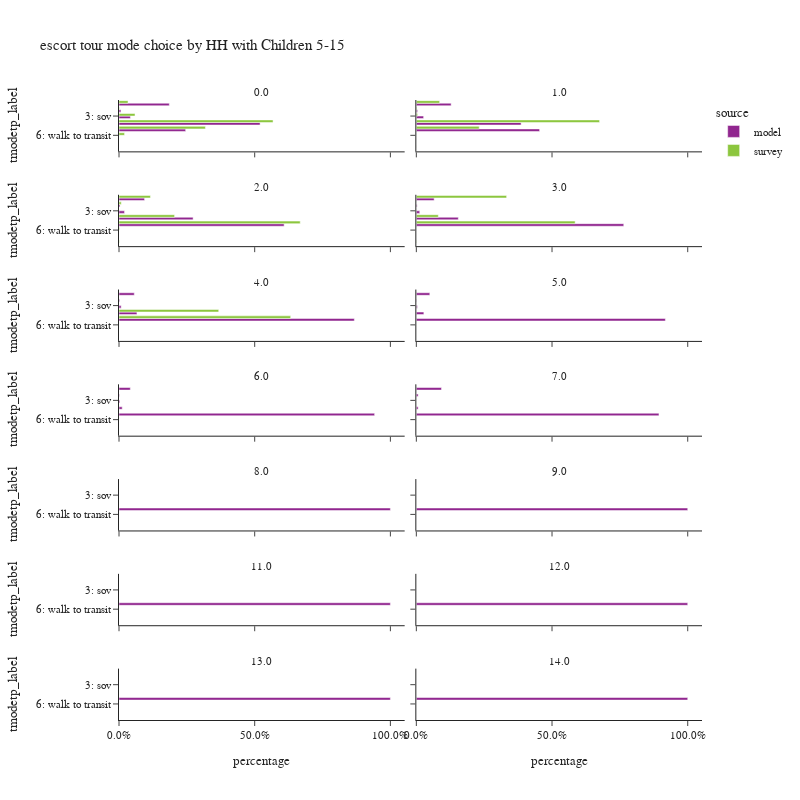

The notebook cell this image was saved under:
### Code cell
plot_mode_choice(es_tour,
                 "hh515",
                 {
                  "tmodetp_label":["1: walk","2: bike","3: sov","4: hov 2","5: hov 3+","6: walk to transit",
                                   "7: park-and-ride","8: school bus","9: other–survey only"]},
                 "HH with Children 5-15",2,800)

### Figure 1 — Plotly figure (JSON) as saved in the notebook; plotly's stock layout.template omitted (floating-point values rounded to 4 significant figures)
{"data": [{"alignmentgroup": "True", "customdata": [[75027], [2873], [17029], [210447], [99432]], "hovertemplate": "source=model<br>hh515=0.0<br>percentage=%{x}<br>tmodetp_label=%{y}<br>sample count=%{customdata[0]}<extra></extra>", "legendgroup": "model", "marker": {"color": "#91268F", "pattern": {"shape": ""}}, "name": "model", "offsetgroup": "model", "orientation": "h", "showlegend": true, "textposition": "auto", "type": "bar", "x": [0.1853, 0.007097, 0.04207, 0.5199, 0.2456], "xaxis": "x13", "y": ["1: walk", "2: bike", "3: sov", "4: hov 2", "5: hov 3+"], "yaxis": "y13"}, {"alignmentgroup": "True", "customdata": [[28543], [1040], [5969], [85919], [101096]], "hovertemplate": "source=model<br>hh515=1.0<br>percentage=%{x}<br>tmodetp_label=%{y}<br>sample count=%{customdata[0]}<extra></extra>", "legendgroup": "model", "marker": {"color": "#91268F", "pattern": {"shape": ""}}, "name": "model", "offsetgroup": "model", "orientation": "h", "showlegend": false, "textposition": "auto", "type": "bar", "x": [0.1282, 0.004673, 0.02682, 0.386, 0.4542], "xaxis": "x14", "y": ["1: walk", "2: bike", "3: sov", "4: hov 2", "5: hov 3+"], "yaxis": "y14"}, {"alignmentgroup": "True", "customdata": [[13063], [530], [2825], [37840], [84328]], "hovertemplate": "source=model<br>hh515=2.0<br>percentage=%{x}<br>tmodetp_label=%{y}<br>sample count=%{customdata[0]}<extra></extra>", "legendgroup": "model", "marker": {"color": "#91268F", "pattern": {"shape": ""}}, "name": "model", "offsetgroup": "model", "orientation": "h", "showlegend": false, "textposition": "auto", "type": "bar", "x": [0.09426, 0.003824, 0.02038, 0.273, 0.6085], "xaxis": "x11", "y": ["1: walk", "2: bike", "3: sov", "4: hov 2", "5: hov 3+"], "yaxis": "y11"}, {"alignmentgroup": "True", "customdata": [[2366], [102], [453], [5571], [27535]], "hovertemplate": "source=model<br>hh515=3.0<br>percentage=%{x}<br>tmodetp_label=%{y}<br>sample count=%{customdata[0]}<extra></extra>", "legendgroup": "model", "marker": {"color": "#91268F", "pattern": {"shape": ""}}, "name": "model", "offsetgroup": "model", "orientation": "h", "showlegend": false, "textposition": "auto", "type": "bar", "x": [0.06567, 0.002831, 0.01257, 0.1546, 0.7643], "xaxis": "x12", "y": ["1: walk", "2: bike", "3: sov", "4: hov 2", "5: hov 3+"], "yaxis": "y12"}, {"alignmentgroup": "True", "customdata": [[560], [25], [79], [657], [8624]], "hovertemplate": "source=model<br>hh515=4.0<br>percentage=%{x}<br>tmodetp_label=%{y}<br>sample count=%{customdata[0]}<extra></extra>", "legendgroup": "model", "marker": {"color": "#91268F", "pattern": {"shape": ""}}, "name": "model", "offsetgroup": "model", "orientation": "h", "showlegend": false, "textposition": "auto", "type": "bar", "x": [0.05631, 0.002514, 0.007944, 0.06606, 0.8672], "xaxis": "x9", "y": ["1: walk", "2: bike", "3: sov", "4: hov 2", "5: hov 3+"], "yaxis": "y9"}, {"alignmentgroup": "True", "customdata": [[129], [3], [10], [72], [2384]], "hovertemplate": "source=model<br>hh515=5.0<br>percentage=%{x}<br>tmodetp_label=%{y}<br>sample count=%{customdata[0]}<extra></extra>", "legendgroup": "model", "marker": {"color": "#91268F", "pattern": {"shape": ""}}, "name": "model", "offsetgroup": "model", "orientation": "h", "showlegend": false, "textposition": "auto", "type": "bar", "x": [0.04965, 0.001155, 0.003849, 0.02771, 0.9176], "xaxis": "x10", "y": ["1: walk", "2: bike", "3: sov", "4: hov 2", "5: hov 3+"], "yaxis": "y10"}, {"alignmentgroup": "True", "customdata": [[81], [3], [6], [23], [1831]], "hovertemplate": "source=model<br>hh515=6.0<br>percentage=%{x}<br>tmodetp_label=%{y}<br>sample count=%{customdata[0]}<extra></extra>", "legendgroup": "model", "marker": {"color": "#91268F", "pattern": {"shape": ""}}, "name": "model", "offsetgroup": "model", "orientation": "h", "showlegend": false, "textposition": "auto", "type": "bar", "x": [0.04167, 0.001543, 0.003086, 0.01183, 0.9419], "xaxis": "x7", "y": ["1: walk", "2: bike", "3: sov", "4: hov 2", "5: hov 3+"], "yaxis": "y7"}, {"alignmentgroup": "True", "customdata": [[14], [1], [1], [135]], "hovertemplate": "source=model<br>hh515=7.0<br>percentage=%{x}<br>tmodetp_label=%{y}<br>sample count=%{customdata[0]}<extra></extra>", "legendgroup": "model", "marker": {"color": "#91268F", "pattern": {"shape": ""}}, "name": "model", "offsetgroup": "model", "orientation": "h", "showlegend": false, "textposition": "auto", "type": "bar", "x": [0.09272, 0.006623, 0.006623, 0.894], "xaxis": "x8", "y": ["1: walk", "2: bike", "4: hov 2", "5: hov 3+"], "yaxis": "y8"}, {"alignmentgroup": "True", "customdata": [[6]], "hovertemplate": "source=model<br>hh515=8.0<br>percentage=%{x}<br>tmodetp_label=%{y}<br>sample count=%{customdata[0]}<extra></extra>", "legendgroup": "model", "marker": {"color": "#91268F", "pattern": {"shape": ""}}, "name": "model", "offsetgroup": "model", "orientation": "h", "showlegend": false, "textposition": "auto", "type": "bar", "x": [1.0], "xaxis": "x5", "y": ["5: hov 3+"], "yaxis": "y5"}, {"alignmentgroup": "True", "customdata": [[2]], "hovertemplate": "source=model<br>hh515=9.0<br>percentage=%{x}<br>tmodetp_label=%{y}<br>sample count=%{customdata[0]}<extra></extra>", "legendgroup": "model", "marker": {"color": "#91268F", "pattern": {"shape": ""}}, "name": "model", "offsetgroup": "model", "orientation": "h", "showlegend": false, "textposition": "auto", "type": "bar", "x": [1.0], "xaxis": "x6", "y": ["5: hov 3+"], "yaxis": "y6"}, {"alignmentgroup": "True", "customdata": [[13]], "hovertemplate": "source=model<br>hh515=11.0<br>percentage=%{x}<br>tmodetp_label=%{y}<br>sample count=%{customdata[0]}<extra></extra>", "legendgroup": "model", "marker": {"color": "#91268F", "pattern": {"shape": ""}}, "name": "model", "offsetgroup": "model", "orientation": "h", "showlegend": false, "textposition": "auto", "type": "bar", "x": [1.0], "xaxis": "x3", "y": ["5: hov 3+"], "yaxis": "y3"}, {"alignmentgroup": "True", "customdata": [[9]], "hovertemplate": "source=model<br>hh515=12.0<br>percentage=%{x}<br>tmodetp_label=%{y}<br>sample count=%{customdata[0]}<extra></extra>", "legendgroup": "model", "marker": {"color": "#91268F", "pattern": {"shape": ""}}, "name": "model", "offsetgroup": "model", "orientation": "h", "showlegend": false, "textposition": "auto", "type": "bar", "x": [1.0], "xaxis": "x4", "y": ["5: hov 3+"], "yaxis": "y4"}, {"alignmentgroup": "True", "customdata": [[6]], "hovertemplate": "source=model<br>hh515=13.0<br>percentage=%{x}<br>tmodetp_label=%{y}<br>sample count=%{customdata[0]}<extra></extra>", "legendgroup": "model", "marker": {"color": "#91268F", "pattern": {"shape": ""}}, "name": "model", "offsetgroup": "model", "orientation": "h", "showlegend": false, "textposition": "auto", "type": "bar", "x": [1.0], "xaxis": "x", "y": ["5: hov 3+"], "yaxis": "y"}, {"alignmentgroup": "True", "customdata": [[10]], "hovertemplate": "source=model<br>hh515=14.0<br>percentage=%{x}<br>tmodetp_label=%{y}<br>sample count=%{customdata[0]}<extra></extra>", "legendgroup": "model", "marker": {"color": "#91268F", "pattern": {"shape": ""}}, "name": "model", "offsetgroup": "model", "orientation": "h", "showlegend": false, "textposition": "auto", "type": "bar", "x": [1.0], "xaxis": "x2", "y": ["5: hov 3+"], "yaxis": "y2"}, {"alignmentgroup": "True", "customdata": [[19], [6], [27], [163], [59], [6]], "hovertemplate": "source=survey<br>hh515=0.0<br>percentage=%{x}<br>tmodetp_label=%{y}<br>sample count=%{customdata[0]}<extra></extra>", "legendgroup": "survey", "marker": {"color": "#8CC63E", "pattern": {"shape": ""}}, "name": "survey", "offsetgroup": "survey", "orientation": "h", "showlegend": true, "textposition": "auto", "type": "bar", "x": [0.03323, 0.00129, 0.05902, 0.5677, 0.3183, 0.02044], "xaxis": "x13", "y": ["1: walk", "2: bike", "3: sov", "4: hov 2", "5: hov 3+", "6: walk to transit"], "yaxis": "y13"}, {"alignmentgroup": "True", "customdata": [[33], [3], [2], [74], [48], [1], [1]], "hovertemplate": "source=survey<br>hh515=1.0<br>percentage=%{x}<br>tmodetp_label=%{y}<br>sample count=%{customdata[0]}<extra></extra>", "legendgroup": "survey", "marker": {"color": "#8CC63E", "pattern": {"shape": ""}}, "name": "survey", "offsetgroup": "survey", "orientation": "h", "showlegend": false, "textposition": "auto", "type": "bar", "x": [0.08589, 0.002055, 0.004699, 0.6751, 0.2316, 0.0003107, 0.0002572], "xaxis": "x14", "y": ["1: walk", "2: bike", "3: sov", "4: hov 2", "5: hov 3+", "6: walk to transit", "8: school bus"], "yaxis": "y14"}, {"alignmentgroup": "True", "customdata": [[25], [2], [44], [95], [3], [1]], "hovertemplate": "source=survey<br>hh515=2.0<br>percentage=%{x}<br>tmodetp_label=%{y}<br>sample count=%{customdata[0]}<extra></extra>", "legendgroup": "survey", "marker": {"color": "#8CC63E", "pattern": {"shape": ""}}, "name": "survey", "offsetgroup": "survey", "orientation": "h", "showlegend": false, "textposition": "auto", "type": "bar", "x": [0.1159, 0.008285, 0.2048, 0.6677, 0.001999, 0.001354], "xaxis": "x11", "y": ["1: walk", "2: bike", "4: hov 2", "5: hov 3+", "6: walk to transit", "8: school bus"], "yaxis": "y11"}, {"alignmentgroup": "True", "customdata": [[3], [4], [17], [1]], "hovertemplate": "source=survey<br>hh515=3.0<br>percentage=%{x}<br>tmodetp_label=%{y}<br>sample count=%{customdata[0]}<extra></extra>", "legendgroup": "survey", "marker": {"color": "#8CC63E", "pattern": {"shape": ""}}, "name": "survey", "offsetgroup": "survey", "orientation": "h", "showlegend": false, "textposition": "auto", "type": "bar", "x": [0.3327, 0.08106, 0.5852, 0.00108], "xaxis": "x12", "y": ["1: walk", "4: hov 2", "5: hov 3+", "8: school bus"], "yaxis": "y12"}, {"alignmentgroup": "True", "customdata": [[4], [10]], "hovertemplate": "source=survey<br>hh515=4.0<br>percentage=%{x}<br>tmodetp_label=%{y}<br>sample count=%{customdata[0]}<extra></extra>", "legendgroup": "survey", "marker": {"color": "#8CC63E", "pattern": {"shape": ""}}, "name": "survey", "offsetgroup": "survey", "orientation": "h", "showlegend": false, "textposition": "auto", "type": "bar", "x": [0.3674, 0.6326], "xaxis": "x9", "y": ["4: hov 2", "5: hov 3+"], "yaxis": "y9"}], "layout": {"annotations": [{"font": {}, "showarrow": false, "text": "13.0", "x": 0.245, "xanchor": "center", "xref": "paper", "y": 0.08286, "yanchor": "bottom", "yref": "paper"}, {"font": {}, "showarrow": false, "text": "14.0", "x": 0.755, "xanchor": "center", "xref": "paper", "y": 0.08286, "yanchor": "bottom", "yref": "paper"}, {"font": {}, "showarrow": false, "text": "11.0", "x": 0.245, "xanchor": "center", "xref": "paper", "y": 0.2357, "yanchor": "bottom", "yref": "paper"}, {"font": {}, "showarrow": false, "text": "12.0", "x": 0.755, "xanchor": "center", "xref": "paper", "y": 0.2357, "yanchor": "bottom", "yref": "paper"}, {"font": {}, "showarrow": false, "text": "8.0", "x": 0.245, "xanchor": "center", "xref": "paper", "y": 0.3886, "yanchor": "bottom", "yref": "paper"}, {"font": {}, "showarrow": false, "text": "9.0", "x": 0.755, "xanchor": "center", "xref": "paper", "y": 0.3886, "yanchor": "bottom", "yref": "paper"}, {"font": {}, "showarrow": false, "text": "6.0", "x": 0.245, "xanchor": "center", "xref": "paper", "y": 0.5414, "yanchor": "bottom", "yref": "paper"}, {"font": {}, "showarrow": false, "text": "7.0", "x": 0.755, "xanchor": "center", "xref": "paper", "y": 0.5414, "yanchor": "bottom", "yref": "paper"}, {"font": {}, "showarrow": false, "text": "4.0", "x": 0.245, "xanchor": "center", "xref": "paper", "y": 0.6943, "yanchor": "bottom", "yref": "paper"}, {"font": {}, "showarrow": false, "text": "5.0", "x": 0.755, "xanchor": "center", "xref": "paper", "y": 0.6943, "yanchor": "bottom", "yref": "paper"}, {"font": {}, "showarrow": false, "text": "2.0", "x": 0.245, "xanchor": "center", "xref": "paper", "y": 0.8471, "yanchor": "bottom", "yref": "paper"}, {"font": {}, "showarrow": false, "text": "3.0", "x": 0.755, "xanchor": "center", "xref": "paper", "y": 0.8471, "yanchor": "bottom", "yref": "paper"}, {"font": {}, "showarrow": false, "text": "0.0", "x": 0.245, "xanchor": "center", "xref": "paper", "y": 1.0, "yanchor": "bottom", "yref": "paper"}, {"font": {}, "showarrow": false, "text": "1.0", "x": 0.755, "xanchor": "center", "xref": "paper", "y": 1.0, "yanchor": "bottom", "yref": "paper"}], "barmode": "group", "height": 800, "legend": {"title": {"text": "source"}, "tracegroupgap": 0}, "title": {"text": "escort tour mode choice by HH with Children 5-15"}, "width": 800, "xaxis": {"anchor": "y", "domain": [0.0, 0.49], "tickformat": ".1%", "title": {"text": "percentage"}}, "xaxis10": {"anchor": "y10", "domain": [0.51, 1.0], "matches": "x", "showticklabels": false, "tickformat": ".1%"}, "xaxis11": {"anchor": "y11", "domain": [0.0, 0.49], "matches": "x", "showticklabels": false, "tickformat": ".1%"}, "xaxis12": {"anchor": "y12", "domain": [0.51, 1.0], "matches": "x", "showticklabels": false, "tickformat": ".1%"}, "xaxis13": {"anchor": "y13", "domain": [0.0, 0.49], "matches": "x", "showticklabels": false, "tickformat": ".1%"}, "xaxis14": {"anchor": "y14", "domain": [0.51, 1.0], "matches": "x", "showticklabels": false, "tickformat": ".1%"}, "xaxis2": {"anchor": "y2", "domain": [0.51, 1.0], "matches": "x", "tickformat": ".1%", "title": {"text": "percentage"}}, "xaxis3": {"anchor": "y3", "domain": [0.0, 0.49], "matches": "x", "showticklabels": false, "tickformat": ".1%"}, "xaxis4": {"anchor": "y4", "domain": [0.51, 1.0], "matches": "x", "showticklabels": false, "tickformat": ".1%"}, "xaxis5": {"anchor": "y5", "domain": [0.0, 0.49], "matches": "x", "showticklabels": false, "tickformat": ".1%"}, "xaxis6": {"anchor": "y6", "domain": [0.51, 1.0], "matches": "x", "showticklabels": false, "tickformat": ".1%"}, "xaxis7": {"anchor": "y7", "domain": [0.0, 0.49], "matches": "x", "showticklabels": false, "tickformat": ".1%"}, "xaxis8": {"anchor": "y8", "domain": [0.51, 1.0], "matches": "x", "showticklabels": false, "tickformat": ".1%"}, "xaxis9": {"anchor": "y9", "domain": [0.0, 0.49], "matches": "x", "showticklabels": false, "tickformat": ".1%"}, "yaxis": {"anchor": "x", "categoryarray": ["9: other–survey only", "8: school bus", "7: park-and-ride", "6: walk to transit", "5: hov 3+", "4: hov 2", "3: sov", "2: bike", "1: walk"], "categoryorder": "array", "domain": [0.0, 0.08286], "title": {"text": "tmodetp_label"}}, "yaxis10": {"anchor": "x10", "domain": [0.6114, 0.6943], "matches": "y", "showticklabels": false}, "yaxis11": {"anchor": "x11", "categoryarray": ["9: other–survey only", "8: school bus", "7: park-and-ride", "6: walk to transit", "5: hov 3+", "4: hov 2", "3: sov", "2: bike", "1: walk"], "categoryorder": "array", "domain": [0.7643, 0.8471], "matches": "y", "title": {"text": "tmodetp_label"}}, "yaxis12": {"anchor": "x12", "domain": [0.7643, 0.8471], "matches": "y", "showticklabels": false}, "yaxis13": {"anchor": "x13", "categoryarray": ["9: other–survey only", "8: school bus", "7: park-and-ride", "6: walk to transit", "5: hov 3+", "4: hov 2", "3: sov", "2: bike", "1: walk"], "categoryorder": "array", "domain": [0.9171, 1.0], "matches": "y", "title": {"text": "tmodetp_label"}}, "yaxis14": {"anchor": "x14", "domain": [0.9171, 1.0], "matches": "y", "showticklabels": false}, "yaxis2": {"anchor": "x2", "domain": [0.0, 0.08286], "matches": "y", "showticklabels": false}, "yaxis3": {"anchor": "x3", "categoryarray": ["9: other–survey only", "8: school bus", "7: park-and-ride", "6: walk to transit", "5: hov 3+", "4: hov 2", "3: sov", "2: bike", "1: walk"], "categoryorder": "array", "domain": [0.1529, 0.2357], "matches": "y", "title": {"text": "tmodetp_label"}}, "yaxis4": {"anchor": "x4", "domain": [0.1529, 0.2357], "matches": "y", "showticklabels": false}, "yaxis5": {"anchor": "x5", "categoryarray": ["9: other–survey only", "8: school bus", "7: park-and-ride", "6: walk to transit", "5: hov 3+", "4: hov 2", "3: sov", "2: bike", "1: walk"], "categoryorder": "array", "domain": [0.3057, 0.3886], "matches": "y", "title": {"text": "tmodetp_label"}}, "yaxis6": {"anchor": "x6", "domain": [0.3057, 0.3886], "matches": "y", "showticklabels": false}, "yaxis7": {"anchor": "x7", "categoryarray": ["9: other–survey only", "8: school bus", "7: park-and-ride", "6: walk to transit", "5: hov 3+", "4: hov 2", "3: sov", "2: bike", "1: walk"], "categoryorder": "array", "domain": [0.4586, 0.5414], "matches": "y", "title": {"text": "tmodetp_label"}}, "yaxis8": {"anchor": "x8", "domain": [0.4586, 0.5414], "matches": "y", "showticklabels": false}, "yaxis9": {"anchor": "x9", "categoryarray": ["9: other–survey only", "8: school bus", "7: park-and-ride", "6: walk to transit", "5: hov 3+", "4: hov 2", "3: sov", "2: bike", "1: walk"], "categoryorder": "array", "domain": [0.6114, 0.6943], "matches": "y", "title": {"text": "tmodetp_label"}}}}
